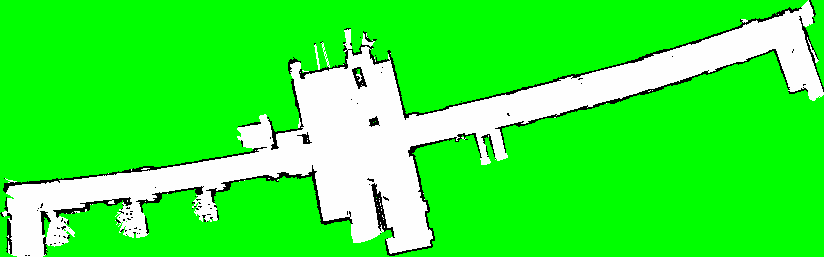
#> input picture processed_result.png, 824 x 257 px, found by its file name
$ python grid_map_test1.py
#> lines starting #> are read from the running program, lines starting #| are printed output that depends on the picture; after the words box and inside, x2 and y2 are one past the last pixel; in counts of white or black regions, pixels touching at a corner belong together
import cv2
import numpy as np
import matplotlib.pyplot as plt

# Load the processed map image
image_path = "C:/Users/mil07/Downloads/processed_result.png"  # Replace with your file path
map_img = cv2.imread(image_path)  # Load as color image
#> map_img is the input picture: shape (257, 824, 3); mean B, G, R 54.5, 246.6, 54.5

# Define grid dimensions
grid_size = 10  # Adjust grid size for more/less detail
rows = map_img.shape[0] // grid_size
#> rows = 25
cols = map_img.shape[1] // grid_size
#> cols = 82

# Initialize the result grid
result_grid = np.zeros((rows, cols), dtype=int)

# Define thresholds for classification
green_threshold = 150  # Threshold for green detection
white_threshold = 200  # Threshold for white detection
black_threshold = 50   # Threshold for black detection

# Iterate over grid cells
for i in range(rows):
    for j in range(cols):
        # Extract the cell area
        cell = map_img[i * grid_size:(i + 1) * grid_size, j * grid_size:(j + 1) * grid_size]

        # Split into color channels
        R = cell[:, :, 2]  # Red channel
        G = cell[:, :, 1]  # Green channel
        B = cell[:, :, 0]  # Blue channel

        # Count the number of green, white, and black pixels
        green_count = np.sum((G > green_threshold) & (G > R) & (G > B))
        white_count = np.sum((R > white_threshold) & (G > white_threshold) & (B > white_threshold))
        black_count = np.sum((R < black_threshold) & (G < black_threshold) & (B < black_threshold))

        # Determine the majority color in the cell
        if green_count > white_count and green_count > black_count:
            result_grid[i, j] = 0  # Green (non-navigable)
        elif white_count > green_count and white_count > black_count:
            result_grid[i, j] = 1  # White (navigable)
        else:
            result_grid[i, j] = 0  # Black (wall)
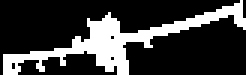
#> result_grid: shape (25, 82) int64 (shown 3 times larger); values 0 (black) and 1 (white), 23.2% white; 1 white region, box (x1, y1, x2, y2) and area: (1, 0, 82, 25) 476

# Display the resulting grid
plt.figure(figsize=(10, 10))
plt.imshow(result_grid, cmap="gray", origin="upper")
plt.title("Resulting Grid (0 = Green, 1 = White, -1 = Black)")
plt.axis("off")
plt.show()

# Save the grid as a .npy file for further use
np.save("result_grid.npy", result_grid)
print("Resulting grid saved as 'result_grid.npy'.")

# Print the resulting grid
print("Grid Data:")
print(result_grid)
#> (printed output is left out)
